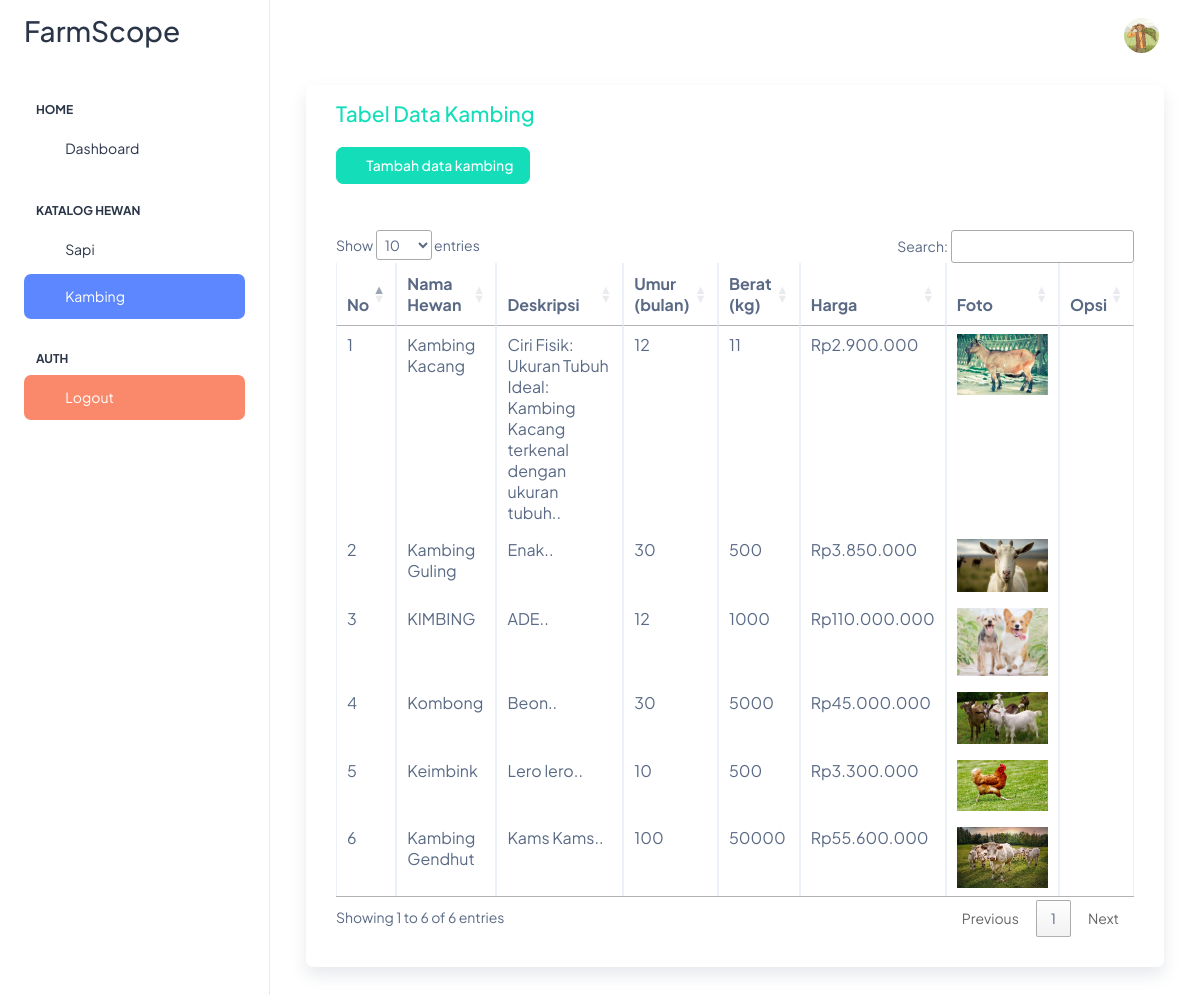
Screenshot of /Admin_Peternak/src/php/kambing.php (signed in) with the database file from the repository.
### tables this page shows
CREATE TABLE `user` (
  `id_user` int(11) NOT NULL,
  `email` varchar(60) NOT NULL,
  `username` varchar(25) NOT NULL,
  `password` varchar(50) NOT NULL,
  `status` varchar(20) NOT NULL DEFAULT 'aktif',
  `level` varchar(10) NOT NULL DEFAULT 'peternak',
  `nohp` varchar(25) DEFAULT NULL,
  `alamat` varchar(50) DEFAULT NULL,
  `latitude` varchar(255) DEFAULT NULL,
  `longitude` varchar(255) DEFAULT NULL,
  `foto_profil` varchar(30) NOT NULL
);

CREATE TABLE `katalog_produk` (
  `id_produk` int(11) NOT NULL,
  `id_user` int(11) NOT NULL,
  `nama_produk` varchar(50) NOT NULL,
  `jenis` varchar(10) NOT NULL,
  `deskripsi` text NOT NULL,
  `umur` varchar(50) NOT NULL,
  `berat` varchar(50) NOT NULL,
  `harga` varchar(15) NOT NULL,
  `foto` varchar(20) NOT NULL
);

### Admin_Peternak/src/php/kambing.php (the view, shortened to what this page needs)
<!doctype html>
<html lang="en">
<head>
  <link rel="stylesheet" href="../assets/css/styles.min.css" />
  <link rel="stylesheet" type="text/css" href="https://cdn.datatables.net/1.11.5/css/jquery.dataTables.css">
</head>
<body>
  <div class="page-wrapper" id="main-wrapper" data-layout="vertical" data-navbarbg="skin6" data-sidebartype="full"
    data-sidebar-position="fixed" data-header-position="fixed">
    <aside class="left-sidebar">
      <div>
        <div class="brand-logo d-flex align-items-center justify-content-between">
          <a href="index.php" class="text-nowrap logo-img">
            <h2>FarmScope</h2>
          </a>
        </div>
        <nav class="sidebar-nav scroll-sidebar" data-simplebar="">
          <ul id="sidebarnav">
            <li class="nav-small-cap">
              <span class="hide-menu">Home</span>
            </li>
            <li class="sidebar-item">
              <a class="sidebar-link" href="index.php" aria-expanded="false">
                <span>
                  <i class="ti ti-layout-dashboard"></i>
                </span>
                <span class="hide-menu">Dashboard</span>
              </a>
            </li>
            <li class="nav-small-cap">
              <span class="hide-menu">Katalog Hewan</span>
            </li>
            <li class="sidebar-item">
              <a class="sidebar-link" href="sapi.php" aria-expanded="false">
                <span>
                  <i class="ti ti-home"></i>
                </span>
                <span class="hide-menu">Sapi</span>
              </a>
            </li>
            <li class="sidebar-item">
              <a class="sidebar-link" href="kambing.php" aria-expanded="false">
                <span>
                  <i class="ti ti-home"></i>
                </span>
                <span class="hide-menu">Kambing</span>
              </a>
            </li>
            <li class="nav-small-cap">
              <span class="hide-menu">AUTH</span>
            </li>
            <li class="sidebar-item">
              <a class="sidebar-link bg-danger" href="logout.php" aria-expanded="false">
                <span>
                  <i class="ti ti-logout text-white"></i>
                </span>
                <span class="hide-menu text-white">Logout</span>
              </a>
            </li>
          </ul>
        </nav>
      </div>
    </aside>
    <div class="body-wrapper">
      <header class="app-header">
        <nav class="navbar navbar-expand-lg navbar-light">
          <div class="navbar-collapse justify-content-end px-0" id="navbarNav">
            <ul class="navbar-nav flex-row ms-auto align-items-center justify-content-end">
              <li class="nav-item dropdown">
                <?php
                $id_user = $_SESSION['id_user'];
                include("servernya/tes_koneksi.php");
                    $select = mysqli_query($conn, "SELECT * FROM `user` WHERE id_user = '$id_user'") or die('query failed');
                    if (mysqli_num_rows($select) > 0) {
                        $fetch = mysqli_fetch_assoc($select);
                        $fotoPath = '../assets/images/profile/' . $fetch['foto_profil'];
                    }
                            ?>
                <a class="nav-link nav-icon-hover" href="javascript:void(0)" id="drop2" data-bs-toggle="dropdown"
                  aria-expanded="false">
                  <img src="<?= $fotoPath ?>" alt="" width="35" height="35" class="rounded-circle">
                </a>
              </li>
            </ul>
          </div>
        </nav>
      </header>
      <div class="container-fluid">
        <div class="container-fluid">
          <div class="card shadow mb-4">
            <div class="card-body py-3">
              <h4 class="m-0 font-weight-bold text-success">Tabel Data Kambing</h4><br/>
              <a href="tambah_kambing.php"><button type="button" class="btn btn-success add-new-data float-right"><i class="ti ti-plus"></i> Tambah data kambing </button></a>
            </div>
            <div class="card-body">
              <div class="table-responsive">
                <table class="table table-bordered" id="dataTable" width="100%" cellspacing="0">
                  <thead>
                    <tr>
                      <th>No</th>
                      <th>Nama Hewan</th>
                      <th>Deskripsi</th>
                      <th>Umur (bulan)</th>
                      <th>Berat (kg)</th>
                      <th>Harga</th>
                      <th>Foto</th>
                      <th>Opsi</th>
                    </tr>
                  </thead>
                  <tbody>
                    <?php
                    include 'servernya/tes_koneksi.php';
                      if (isset($_SESSION['id_user'])) {
                          $id_user = $_SESSION['id_user'];
                          $sql = "SELECT *
                                  FROM katalog_produk as k
                                  WHERE k.jenis = 'kambing' AND k.id_user = $id_user";
                          $result = $conn->query($sql);
                          if ($result->num_rows > 0) {
                            $nomor = 1;
                              while ($row = $result->fetch_assoc()) {
                              ?>
                        <tr>
                          <td> <?php echo $nomor ?> </td>
                          <td> <?php echo $row['nama_produk']; ?> </td>
                          <td> <?php echo substr($row['deskripsi'], 0, 100); ?>.. </td>
                          <td> <?php echo $row['umur']; ?> </td>
                          <td> <?php echo $row['berat']; ?> </td>
                          <td> <?php echo "Rp" . number_format($row["harga"], 0, ",", "."); ?> </td>
                          <td> <img src="../assets/images/upload/<?php echo $row["foto"]; ?>" alt="<?php echo $row["nama_produk"]; ?>" class="img-fluid"> </td>
                          <td>
                            <a href="edit_kambing.php?id=<?php echo $row['id_produk']; ?>" class="edit" title="Edit" data-toggle="tooltip"><i class="ti ti-edit fs-6"></i></a>
                            <a href="servernya/hapus_produk-kambing.php?id=<?php echo $row['id_produk']; ?>" class="remove" title="Delete" data-toggle="tooltip" onclick="return confirm('Are you sure you want to delete.')" rel="noopener"><i class="ti ti-trash fs-6 text-danger"></i></a>
                          </td>
                        </tr>
                        <?php $nomor++ ?>
                        <?php
                            }
                          } else {
                              echo "Tidak ada data sapi yang tersedia.";
                          }
                      } else {
                          echo "User not logged in.";
                      }
                    ?>
                  </tbody>
                </table>
              </div>
            </div>
          </div>
        </div>
      </div>
    </div>
  </div>
</body>
</html>

### rows the page displays
user: foto_profil (picture)
katalog_produk: nama_produk "Kambing Kacang", deskripsi "Ciri Fisik: Ukuran Tubuh Ideal: Kambing Kacang terkenal dengan ukuran tubuh", umur "12", berat "11", harga "2.900.000", foto (picture)
katalog_produk: nama_produk "Kambing Guling", deskripsi "Enak", umur "30", berat "500", harga "3.850.000", foto (picture)
katalog_produk: nama_produk "KIMBING", deskripsi "ADE", umur "12", berat "1000", harga "110.000.000", foto (picture)
katalog_produk: nama_produk "Kombong", deskripsi "Beon", umur "30", berat "5000", harga "45.000.000", foto (picture)
katalog_produk: nama_produk "Keimbink", deskripsi "Lero lero", umur "10", berat "500", harga "3.300.000", foto (picture)
katalog_produk: nama_produk "Kambing Gendhut", deskripsi "Kams Kams", umur "100", berat "50000", harga "55.600.000", foto (picture)
